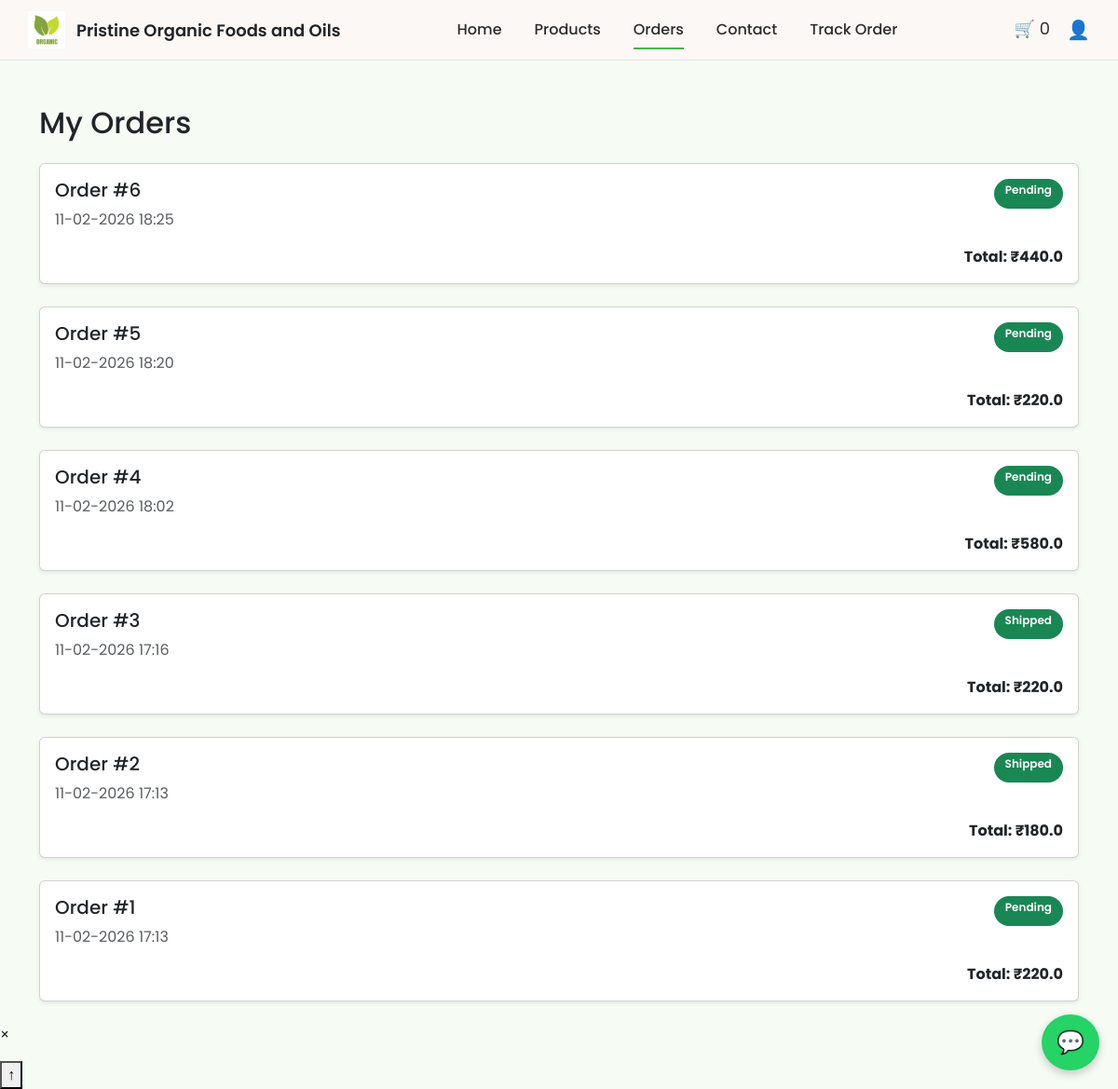
Page /orders (signed in) on the committed database.
### app.py (models this page shows)
class Order(db.Model):
    id = db.Column(db.Integer, primary_key=True)
    date = db.Column(db.String(50))
    total_price = db.Column(db.Float)
    payment_method = db.Column(db.String(50))
    customer_name = db.Column(db.String(100))
    customer_phone = db.Column(db.String(20))
    customer_address = db.Column(db.Text)
    status = db.Column(db.String(50), default="Pending")

### app.py (the view)
@app.route("/orders")
def orders():
    if "user_id" not in session:
        return redirect(url_for("login"))
    user_orders = Order.query.order_by(Order.id.desc()).all()
    return render_template("orders.html", orders=user_orders)

### app.py (called while the page is built)
@app.context_processor
def inject_cart_count():
    cart = session.get("cart", {})
    count = sum(cart.values())
    return dict(cart_count=count)

### templates/orders.html (shortened to what this page needs)
{% extends "base.html" %}
{% block content %}
<div class="container mt-5">
    <h2 class="mb-4">My Orders</h2>
    {% if orders %}
        {% for order in orders %}
        <div class="card mb-4 shadow-sm">
            <div class="card-body">
                <div class="d-flex justify-content-between">
                    <h5>Order #{{ order.id }}</h5>
                    <span class="badge bg-success">
                        {{ order.status }}
                    </span>
                </div>
                <p class="text-muted">
                    {{ order.date }}
                </p>
                <div class="text-end mt-3">
                    <strong>Total: ₹{{ order.total_price }}</strong>
                </div>
            </div>
        </div>
        {% endfor %}
    {% else %}
        <p>No orders found.</p>
    {% endif %}
</div>
{% endblock %}

### static/css/style.css (style rules this page uses)
* { box-sizing: border-box; -webkit-tap-highlight-color: transparent; }
body { margin: 0; padding: 0; font-family: "Poppins", sans-serif; background: #f6fbf4; }
.product-card, .card { max-width: 100%; overflow: hidden; }
.badge { padding: 6px 12px; font-size: 12px; font-weight: 600; border-radius: 20px; color: #fff; }

### rows in the picture
Order: id "6", status "Pending", date "11-02-2026 18:25", total_price "440.0"
Order: id "5", status "Pending", date "11-02-2026 18:20", total_price "220.0"
Order: id "4", status "Pending", date "11-02-2026 18:02", total_price "580.0"
Order: id "3", status "Shipped", date "11-02-2026 17:16", total_price "220.0"
Order: id "2", status "Shipped", date "11-02-2026 17:13", total_price "180.0"
Order: id "1", status "Pending", date "11-02-2026 17:13", total_price "220.0"

### other values in the picture
{{ cart_count }} "0"
